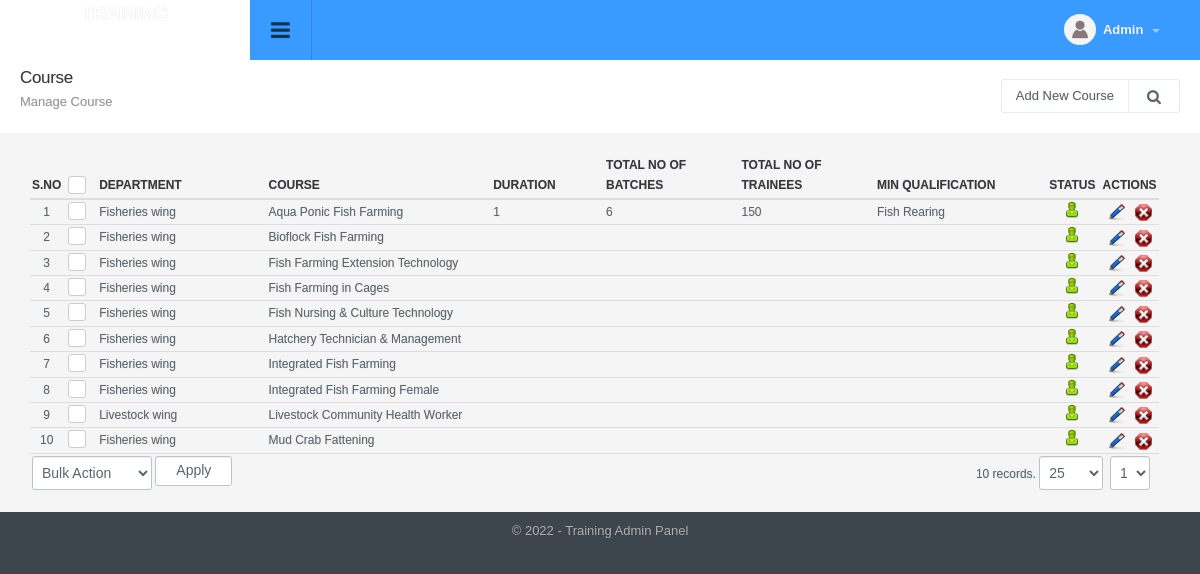
Page /projects_manage.php (signed in) on the earlier database version.
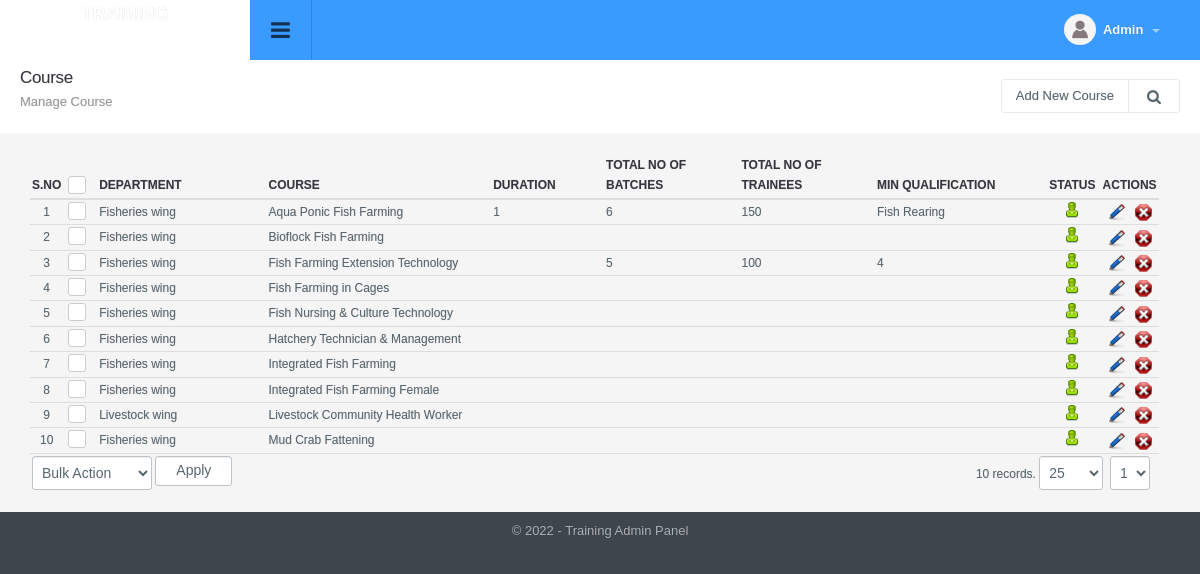
Same page on the later database version.
### tables this page shows
CREATE TABLE `projects` (
  `id` int(11) NOT NULL,
  `department_id` int(11) DEFAULT NULL,
  `title` varchar(50) NOT NULL,
  `status` int(1) NOT NULL DEFAULT '1',
  `ts` timestamp NOT NULL DEFAULT CURRENT_TIMESTAMP ON UPDATE CURRENT_TIMESTAMP,
  `duration` varchar(50) DEFAULT NULL,
  `total_batches` int(20) DEFAULT NULL,
  `min_qualification` varchar(300) DEFAULT NULL,
  `total_no_of_trainees` int(20) DEFAULT NULL
);

CREATE TABLE `departments` (
  `id` int(11) NOT NULL,
  `title` varchar(50) NOT NULL,
  `admin_type_id` int(11) NOT NULL,
  `status` int(1) NOT NULL DEFAULT '1',
  `ts` timestamp NOT NULL DEFAULT CURRENT_TIMESTAMP ON UPDATE CURRENT_TIMESTAMP
);

### include/paging.php (called while the page is built, shortened)
<?php
if(isset($_SESSION["rows"]))
	$rows=$_SESSION["rows"];
else
	$rows=25;
if(isset($_GET['page'])){
	$pageNum = $_GET['page'];
}
else{
	$pageNum=1;
}
function show_page($rows, $pageNum, $query){
	global $dblink;
	$rowsPerPage = $rows;
	$pageNum = $pageNum;
	$offset = ($pageNum - 1) * $rowsPerPage;
	$query = $query." LIMIT $offset, $rowsPerPage";
	$result = doquery($query, $dblink);
	return $result;
}
?>

### include/db.php (called while the page is built, shortened)
<?php
function doquery($qr,$lnk){
	@$res=mysqli_query($lnk,$qr) or die($qr." - ".mysqli_error($lnk));
	return $res;
}
function dofetch($rs){
	@$rec=mysqli_fetch_array($rs);
	return $rec;
}
function numrows($rs){
	return mysqli_num_rows($rs);
}

### include/utility.php (called while the page is built, shortened)
<?php
function unslash($str){
	return stripslashes(utf8_decode($str));
	}
function get_field($table_id, $table, $field_name='title'){
 	global $dblink;
 	$rs=doquery("select ".$field_name." from $table where id='".$table_id."'", $dblink);
 	if(numrows($rs)>0){
 		$r=dofetch($rs);
 		return unslash($r[$field_name]);
 	}
}

### modules/projects/list.php (the view, shortened to what the changed rows need)
<?php
$extra='';
?>
<div class="page-header">
	<h1 class="title">Course</h1>
</div>
<div class="panel-body table-responsive">
	<table class="table table-hover list">
    	<thead>
            <tr>
                <th width="2%" class="text-center">S.No</th>
                <th class="text-center" width="3%"><div class="checkbox checkbox-primary">
                    <label for="select_all"></label></div></th>
                <th width="15%">Department</th>
                <th>Course</th>
                <th width="10%">Duration</th>
                <th width="12%">Total no of batches</th>
                <th width="12%">Total no of trainees</th>
                <th width="15%">Min Qualification</th>
                <th width="5%" class="text-center">Status</th>
                <th width="5%" class="text-center">Actions</th>
            </tr>
        </thead>
        <tbody>
            <?php
            $sql="select * from projects where 1 $extra order by title";
            $rs=show_page($rows, $pageNum, $sql);
            if(numrows($rs)>0){
                $sn=1;
                while($r=dofetch($rs)){
                    ?>
                    <tr>
                        <td class="text-center"><?php echo $sn;?></td>
                        <td class="text-center"><div class="checkbox margin-t-0 checkbox-primary">
                            <label for="<?php echo "rec_".$sn?>"></label></div>
                        </td>
                        <td><?php echo get_field($r["department_id"], "departments", "title"); ?></td>
                        <td><?php echo unslash($r["title"]); ?></td>
                        <td><?php echo unslash($r["duration"]); ?></td>
                        <td><?php echo unslash($r["total_batches"]); ?></td>
                        <td><?php echo unslash($r["total_no_of_trainees"]); ?></td>
                        <td><?php echo unslash($r["min_qualification"]); ?></td>
                        <td class="text-center">
                            <a href="projects_manage.php?id=<?php echo $r['id'];?>&tab=status&s=<?php echo ($r["status"]==0)?1:0;?>">
                                <?php
                                if($r["status"]==0){
                                    ?>
                                    <img src="images/offstatus.png" alt="Off" title="Set Status On">
                                    <?php
                                }
                                else{
                                    ?>
                                    <img src="images/onstatus.png" alt="On" title="Set Status Off">
                                    <?php
                                }
                                ?>
                            </a>
                        </td>
                        <td class="text-center">
                            <a href="projects_manage.php?tab=edit&id=<?php echo $r['id'];?>"><img title="Edit Record" alt="Edit" src="images/edit.png"></a>&nbsp;&nbsp;
                            <a onclick="return confirm('Are you sure you want to delete')" href="projects_manage.php?id=<?php echo $r['id'];?>&amp;tab=delete"><img title="Delete Record" alt="Delete" src="images/delete.png"></a>
                        </td>
                    </tr>
                    <?php
                    $sn++;
                }
                ?>
                <?php
            }
            else{
                ?>
                <tr>
                    <td colspan="10"  class="no-record">No Result Found</td>
                </tr>
                <?php
            }
            ?>
        </tbody>
     </table>
</div>

Differences in the rows shown:
changed projects "Fish Farming Extension Technology": total_batches (not shown) → "5"; total_no_of_trainees (not shown) → "100"; min_qualification (not shown) → "4"
